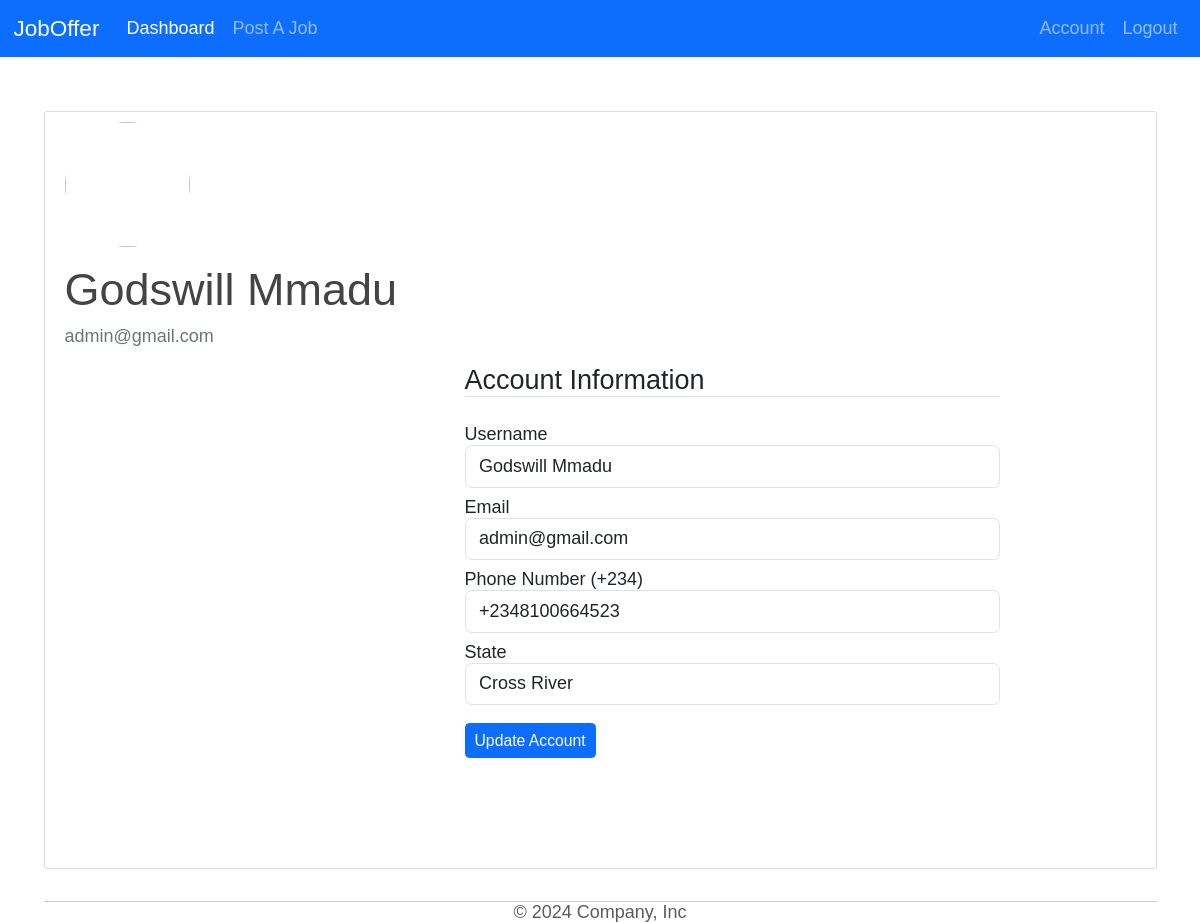
Page /clients/account (signed in) on the committed database.
### model/base.py (models this page shows, shortened)
class BaseUser(Base, UserMixin):
    id = Column(Integer, primary_key=True)
    username = Column(String(80), unique=True, nullable=False)
    email = Column(String(120), unique=True, nullable=False)
    image_file = Column(String(20), nullable=False, default='default.jpg')
    password = Column(String(60), nullable=False)
    date_joined = Column(DateTime, nullable=False, default=datetime.utcnow)
    phone = Column(String(14), nullable=False)
    state = Column(String(20), nullable=False)

### model/clients/routes.py (the view)
@client_s.route("/account", methods=['GET','POST'], strict_slashes=False)
def account():
    form = UpdateAccountForm()
    if form.validate_on_submit():
        current_user.username = form.username.data
        current_user.email = form.email.data
        current_user.phone = form.phone.data
        save()
        flash('Your account has been updated!', 'success')
        return redirect(url_for('client_s.account'))
    elif request.method == 'GET':
        form.username.data = current_user.username
        form.email.data = current_user.email
        form.phone.data = current_user.phone
        form.state.data = current_user.state
    return render_template('second_profiles.html', title='Account', form=form)

### model/clients/forms.py (shortened to what this page needs)
class UpdateAccountForm(FlaskForm):
    username = StringField('Username', validators=[DataRequired(), Length(min=2, max=20)])
    email = StringField('Email', validators=[DataRequired(), Email()])
    phone = StringField('Phone Number (+234)', validators=[validate_phone, DataRequired()])
    state = SelectField('State', choices=STATE_CHOICE)
    submit = SubmitField('Update Account')

### model/__init__.py (called while the page is built)
@login_manager.user_loader
def load_user(user_id):
    x = Plumber.query.get(str(user_id))
    if x == None:
        x = Client.query.get(str(user_id))
    return x

### model/clients/templates/second_profiles.html (shortened to what this page needs)
{% extends 'layout.html' %}
{% block content %}
<div class="content-section mr-2">
    <div class="media mr-2">
        <img class="rounded-circle account-img" src="user_image.jpg" alt="">
        <div class="media-body">
            <h2 class="account-heading">{{ current_user.username}}</h2>
            <p class="text-secondary">{{ current_user.email }}</p>
        </div>
    </div>
        <div class="profile w-50">
            <form method="POST" action="" class="mx-auto">
                <fieldset class="form-group mt-3">
                    <legend class="border-bottom mb-4">Account Information</legend>
                    <div class="form-group">
                        {{ form.username.label(class="form-control-label") }}
                        {% if form.username.errors %}
                            {{ form.username(class="form-control is-invalid") }}
                            <div class="invalid-feedback">
                                {% for error in form.username.errors %}
                                    <span>{{ error }}</span>
                                {% endfor %}
                            </div>
                        {% else %}
                            {{ form.username(class="form-control") }}
                        {% endif %}
                    </div>
                    <div class="form-group mt-2">
                        {{ form.email.label(class="form-control-label") }}
                        {% if form.email.errors %}
                            {{ form.email(class="form-control is-invalid") }}
                            <div class="invalid-feedback">
                                {% for error in form.email.errors %}
                                    <span>{{ error }}</span>
                                {% endfor %}
                            </div>
                        {% else %}
                            {{ form.email(class="form-control") }}
                        {% endif %}
                        </div>
                    <div class="form-group mt-2">
                        {{ form.phone.label(class="form-control-label") }}
                        {% if form.phone.errors %}
                            {{ form.phone(class="form-control is-invalid") }}
                            <div class="invalid-feedback">
                                {% for error in form.phone.errors %}
                                    <span>{{ error }}</span>
                                {% endfor %}
                            </div>
                        {% else %}
                            {{ form.phone(class="form-control") }}
                        {% endif %}
                    </div>
                    <div class="form-group mt-2">
                        {{ form.state.label(class="form-control-label") }}
                        {% if form.state.errors %}
                            {{ form.state(class="form-control is-invalid") }}
                            <div class="invalid-feedback">
                                {% for error in form.state.errors %}
                                    <span>{{ error }}</span>
                                {% endfor %}
                            </div>
                        {% else %}
                            {{ form.state(class="form-control") }}
                        {% endif %}
                    </div>
                <div class="mt-3">
                    <button type="submit" class="btn btn-primary btn-sm">Update Account</button>
                </div>
            </fieldset>
        </form>
    </div>
</div>
{% endblock %}

### model/static/main.css (style rules this page uses)
* { padding: 0; margin: 0; font: 18px San Francisco, Arial, sans-serif; }
h1, h2, h3, h4, h5, h6 { color: #444444; }
.content-section { background: #ffffff; padding: 10px 20px; border: 1px solid #dddddd; border-radius: 3px; margin-bottom: 5px; }
.account-img { height: 125px; width: 125px; margin-right: 20px; margin-bottom: 16px; }
.account-heading { font-size: 2.5rem; }
.btn { text-align: right; }

### model/clients/templates/second_profiles.html (style rules this page uses)
.profile { margin-top: 0px; margin-bottom: 100px; justify-items: center; margin-left: 400px; }

### rows in the picture
BaseUser: username "Godswill Mmadu", email "admin@gmail.com", phone "+2348100664523", state "Cross River"
